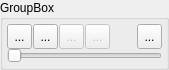
<ui version="4.0" >
 <author>Copyright (C) 2007, 2008, 2009, 2010, 2011, 2012. PARP Research Group. University of Murcia, Spain.</author>
 <class>QVVideoReaderBlockWidgetSmall</class>
 <widget class="QWidget" name="QVVideoReaderBlockWidgetSmall" >
  <property name="geometry" >
   <rect>
    <x>0</x>
    <y>0</y>
    <width>169</width>
    <height>70</height>
   </rect>
  </property>
  <property name="sizePolicy" >
   <sizepolicy vsizetype="Fixed" hsizetype="Fixed" >
    <horstretch>0</horstretch>
    <verstretch>0</verstretch>
   </sizepolicy>
  </property>
  <property name="minimumSize" >
   <size>
    <width>169</width>
    <height>70</height>
   </size>
  </property>
  <property name="maximumSize" >
   <size>
    <width>169</width>
    <height>70</height>
   </size>
  </property>
  <property name="windowTitle" >
   <string>Camera control</string>
  </property>
  <layout class="QHBoxLayout" >
   <property name="spacing" >
    <number>0</number>
   </property>
   <property name="margin" >
    <number>0</number>
   </property>
   <item>
    <widget class="QGroupBox" name="groupBox" >
     <property name="sizePolicy" >
      <sizepolicy vsizetype="Preferred" hsizetype="Preferred" >
       <horstretch>0</horstretch>
       <verstretch>0</verstretch>
      </sizepolicy>
     </property>
     <property name="minimumSize" >
      <size>
       <width>0</width>
       <height>0</height>
      </size>
     </property>
     <property name="title" >
      <string>GroupBox</string>
     </property>
     <layout class="QVBoxLayout" >
      <property name="spacing" >
       <number>1</number>
      </property>
      <property name="margin" >
       <number>4</number>
      </property>
      <item>
       <layout class="QHBoxLayout" >
        <item>
         <widget class="QToolButton" name="stop_button" >
          <property name="minimumSize" >
           <size>
            <width>25</width>
            <height>25</height>
           </size>
          </property>
          <property name="text" >
           <string>...</string>
          </property>
          <property name="icon" >
           <iconset resource="../resources/qvision.qrc" >
            <normaloff>:/images/player_stop.png</normaloff>:/images/player_stop.png</iconset>
          </property>
         </widget>
        </item>
        <item>
         <widget class="QToolButton" name="pause_button" >
          <property name="minimumSize" >
           <size>
            <width>25</width>
            <height>25</height>
           </size>
          </property>
          <property name="text" >
           <string>...</string>
          </property>
          <property name="icon" >
           <iconset resource="../resources/qvision.qrc" >
            <normaloff>:/images/player_pause.png</normaloff>:/images/player_pause.png</iconset>
          </property>
         </widget>
        </item>
        <item>
         <widget class="QToolButton" name="play_button" >
          <property name="enabled" >
           <bool>false</bool>
          </property>
          <property name="minimumSize" >
           <size>
            <width>25</width>
            <height>25</height>
           </size>
          </property>
          <property name="text" >
           <string>...</string>
          </property>
          <property name="icon" >
           <iconset resource="../resources/qvision.qrc" >
            <normaloff>:/images/player_play.png</normaloff>:/images/player_play.png</iconset>
          </property>
         </widget>
        </item>
        <item>
         <widget class="QToolButton" name="next_button" >
          <property name="enabled" >
           <bool>false</bool>
          </property>
          <property name="minimumSize" >
           <size>
            <width>25</width>
            <height>25</height>
           </size>
          </property>
          <property name="text" >
           <string>...</string>
          </property>
          <property name="icon" >
           <iconset resource="../resources/qvision.qrc" >
            <normaloff>:/images/player_end.png</normaloff>:/images/player_end.png</iconset>
          </property>
          <property name="iconSize" >
           <size>
            <width>16</width>
            <height>16</height>
           </size>
          </property>
         </widget>
        </item>
        <item>
         <spacer>
          <property name="orientation" >
           <enum>Qt::Horizontal</enum>
          </property>
          <property name="sizeHint" stdset="0" >
           <size>
            <width>40</width>
            <height>20</height>
           </size>
          </property>
         </spacer>
        </item>
        <item>
         <spacer name="horizontalSpacer" >
          <property name="orientation" >
           <enum>Qt::Horizontal</enum>
          </property>
          <property name="sizeHint" stdset="0" >
           <size>
            <width>40</width>
            <height>20</height>
           </size>
          </property>
         </spacer>
        </item>
        <item>
         <widget class="QToolButton" name="expand_button" >
          <property name="enabled" >
           <bool>true</bool>
          </property>
          <property name="minimumSize" >
           <size>
            <width>25</width>
            <height>25</height>
           </size>
          </property>
          <property name="text" >
           <string>...</string>
          </property>
          <property name="icon" >
           <iconset resource="../resources/qvision.qrc" >
            <normaloff>:/images/maximize.png</normaloff>:/images/maximize.png</iconset>
          </property>
          <property name="iconSize" >
           <size>
            <width>16</width>
            <height>16</height>
           </size>
          </property>
         </widget>
        </item>
       </layout>
      </item>
      <item>
       <widget class="QSlider" name="seekSlider" >
        <property name="singleStep" >
         <number>1</number>
        </property>
        <property name="orientation" >
         <enum>Qt::Horizontal</enum>
        </property>
       </widget>
      </item>
     </layout>
    </widget>
   </item>
  </layout>
 </widget>
 <resources>
  <include location="../resources/qvision.qrc" />
 </resources>
 <connections/>
</ui>
